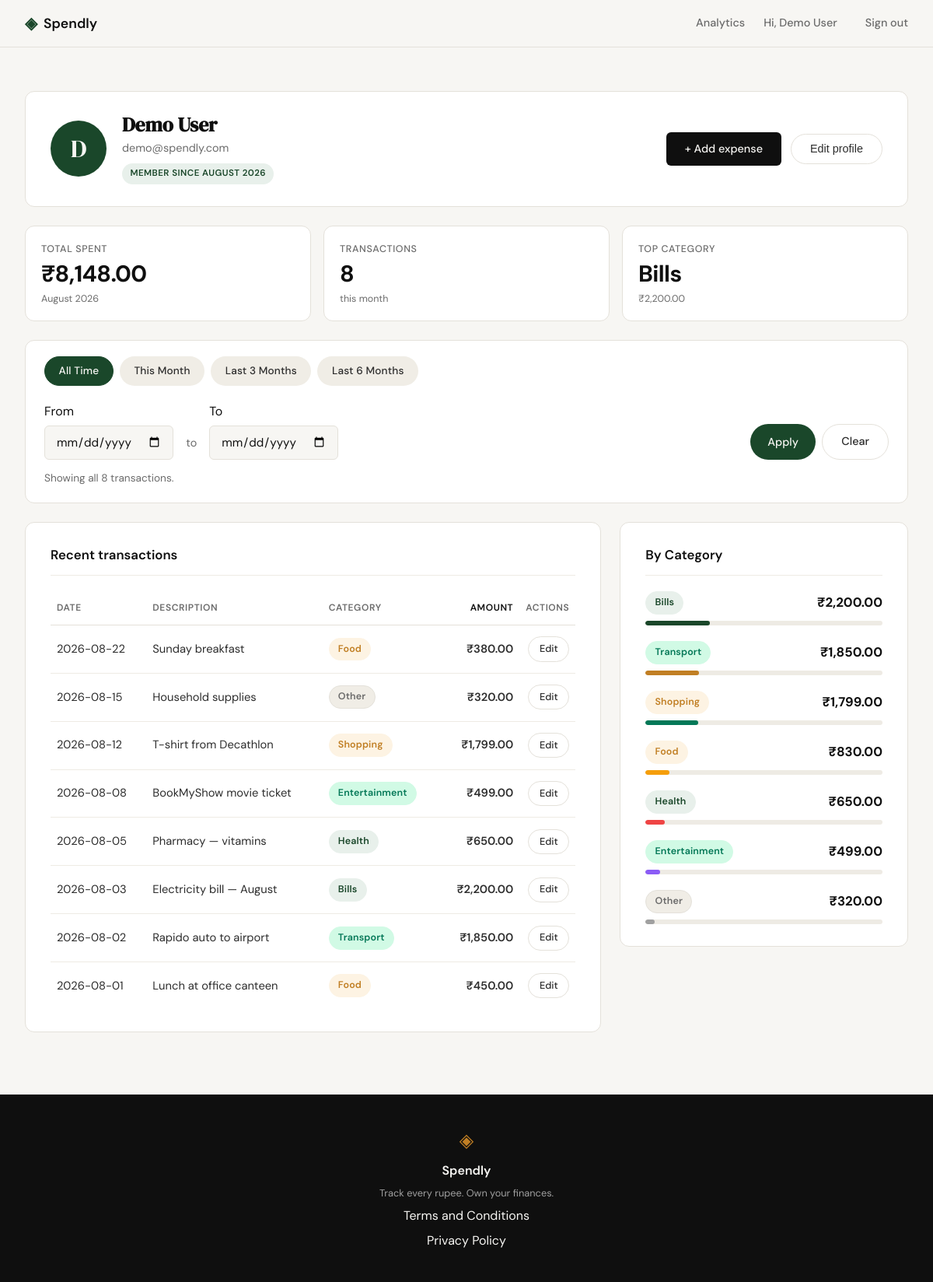
Screenshot of /profile (signed in) with the database file from the repository.
### tables this page shows
CREATE TABLE users (
    id INTEGER PRIMARY KEY AUTOINCREMENT,
    name TEXT NOT NULL,
    email TEXT UNIQUE NOT NULL,
    password_hash TEXT NOT NULL,
    created_at TEXT DEFAULT (datetime('now'))
);

CREATE TABLE expenses (
    id INTEGER PRIMARY KEY AUTOINCREMENT,
    user_id INTEGER NOT NULL,
    amount REAL NOT NULL,
    category TEXT NOT NULL,
    date TEXT NOT NULL,
    description TEXT,
    created_at TEXT DEFAULT (datetime('now')),
    FOREIGN KEY (user_id) REFERENCES users(id)
);

### app.py (the view)
@app.route("/profile")
def profile():
    if not session.get("user_id"):
        return redirect(url_for("login"))
    user_row = get_user_by_id(session["user_id"])
    if user_row is None:
        session.clear()
        return redirect(url_for("login"))
    preset_id = request.args.get("preset", "").strip()
    from_raw = request.args.get("from", "").strip()
    to_raw = request.args.get("to", "").strip()
    filter_error = None
    active_preset = None
    today = _today()
    preset_bounds = {
        "this_month":    (today.replace(day=1).isoformat(), today.isoformat()),
        "last_3_months": (_add_months(today, -3).isoformat(), today.isoformat()),
        "last_6_months": (_add_months(today, -6).isoformat(), today.isoformat()),
    }
    if not from_raw and not to_raw:
        if preset_id in preset_bounds:
            from_raw, to_raw = preset_bounds[preset_id]
            active_preset = preset_id
        elif preset_id == "" or preset_id == "all_time":
            active_preset = "all_time"
    from_bound = None
    to_bound = None
    from_display = ""
    to_display = ""
    if from_raw:
        if DATE_RE.fullmatch(from_raw):
            from_bound = from_raw
            from_display = from_raw
        else:
            filter_error = "Please enter valid dates (YYYY-MM-DD)."
    if to_raw:
        if DATE_RE.fullmatch(to_raw):
            to_bound = to_raw
            to_display = to_raw
        else:
            filter_error = "Please enter valid dates (YYYY-MM-DD)."
    if from_bound and to_bound and from_bound > to_bound:
        from_bound, to_bound = to_bound, from_bound
        from_display, to_display = to_display, from_display
        filter_error = "From date cannot be after To date."
    filter = {
        "from": from_display,
        "to": to_display,
        "is_active": bool((from_display or to_display) and active_preset != "all_time"),
    }
    name = user_row["name"]
    member_since = datetime.strptime(
        user_row["created_at"], "%Y-%m-%d %H:%M:%S"
    ).strftime("%B %Y")
    user = {
        "name": name,
        "email": user_row["email"],
        "member_since": member_since,
        "initial": name[0].upper() if name else "?",
    }
    user_stats = get_user_stats(
        session["user_id"], date_from=from_bound, date_to=to_bound
    )
    if user_stats["top_category"] is None:
        top_category_label = "—"
        top_category_meta = "—"
    else:
        top_category_label = user_stats["top_category"]
        top_category_meta = f"₹{user_stats['top_category_total']:,.2f}"
    stats = [
        {"label": "Total spent",  "value": f"₹{user_stats['total']:,.2f}", "meta": member_since},
        {"label": "Transactions", "value": str(user_stats["count"]),      "meta": "this month"},
        {"label": "Top category", "value": top_category_label,            "meta": top_category_meta},
    ]
    expense_rows = get_user_expenses(
        session["user_id"], date_from=from_bound, date_to=to_bound
    )
    filtered_count = len(expense_rows)
    grand_total = user_stats["total"]
    transactions = []
    for row in expense_rows:
        transactions.append({
            "id": row["id"],
            "date": row["date"],
            "description": row["description"] or "",
            "category": row["category"],
            "category_class": row["category"].lower(),
            "amount": f"₹{row['amount']:,.2f}",
        })
    by_category = {}
    for row in expense_rows:
        cat = row["category"]
        if cat not in by_category:
            by_category[cat] = {"total": 0.0, "count": 0}
        by_category[cat]["total"] += float(row["amount"])
        by_category[cat]["count"] += 1
    categories = []
    for cat, agg in sorted(by_category.items(), key=lambda kv: -kv[1]["total"]):
        if grand_total > 0:
            pct = round((agg["total"] / grand_total) * 100, 1)
        else:
            pct = 0.0
        categories.append({
            "name": cat,
            "total": f"₹{agg['total']:,.2f}",
            "count": agg["count"],
            "percentage": pct,
            "bar_class": cat.lower(),
        })
    return render_template(
        "profile.html",
        user=user,
        stats=stats,
        transactions=transactions,
        categories=categories,
        filter=filter,
        filtered_count=filtered_count,
        filter_error=filter_error,
        presets=PRESETS,
        active_preset=active_preset,
    )

### app.py (called while the page is built)
def _today():
    return date.today()

def _add_months(d, months):
    year = d.year + (d.month - 1 + months) // 12
    month = (d.month - 1 + months) % 12 + 1
    if month == 12:
        next_month_first = date(year + 1, 1, 1)
    else:
        next_month_first = date(year, month + 1, 1)
    last_day = (next_month_first - date(year, month, 1)).days
    return date(year, month, min(d.day, last_day))

### database/db.py (called while the page is built)
def get_db():
    conn = sqlite3.connect(DB_PATH)
    conn.row_factory = sqlite3.Row
    conn.execute("PRAGMA foreign_keys = ON")
    return conn

def get_user_by_id(user_id):
    conn = get_db()
    try:
        return conn.execute(
            "SELECT id, name, email, created_at FROM users WHERE id = ?",
            (user_id,),
        ).fetchone()
    finally:
        conn.close()

def get_user_expenses(user_id, date_from=None, date_to=None):
    conn = get_db()
    try:
        conditions = ["user_id = ?"]
        params = [user_id]
        if date_from:
            conditions.append("date >= ?")
            params.append(date_from)
        if date_to:
            conditions.append("date <= ?")
            params.append(date_to)
        sql = (
            "SELECT id, user_id, amount, category, date, description "
            "FROM expenses "
            "WHERE " + " AND ".join(conditions) + " "
            "ORDER BY date DESC, id DESC"
        )
        return conn.execute(sql, tuple(params)).fetchall()
    finally:
        conn.close()

### templates/profile.html (shortened to what this page needs)
{% extends "base.html" %}
{% block content %}
<section class="profile-section">
    <div class="profile-card profile-info-card">
        <div class="profile-info-left">
            <div class="profile-avatar" aria-hidden="true">{{ user.initial }}</div>
            <div class="profile-info-meta">
                <h2 class="profile-name">{{ user.name }}</h2>
                <p class="profile-email">{{ user.email }}</p>
                <span class="profile-member-since">Member since {{ user.member_since }}</span>
            </div>
        </div>
        <div class="profile-info-actions">
            <a href="{{ url_for('add_expense') }}" class="btn-primary">+ Add expense</a>
            <button type="button" class="btn-ghost" disabled title="Edit profile — coming in Step 5">Edit profile</button>
        </div>
    </div>
    <div class="profile-stats">
        {% for stat in stats %}
        <div class="profile-stat">
            <span class="profile-stat-label">{{ stat.label }}</span>
            <span class="profile-stat-value">{{ stat.value }}</span>
            <span class="profile-stat-meta">{{ stat.meta }}</span>
        </div>
        {% endfor %}
    </div>
    <div class="profile-filter-card">
        <div class="profile-presets" role="tablist" aria-label="Date range presets">
            {% for preset in presets %}
                {% set is_active = (preset.id == active_preset) %}
                <a class="profile-pill{% if is_active %} profile-pill--active{% endif %}"
                   role="tab"
                   aria-selected="{{ 'true' if is_active else 'false' }}"
                   href="{{ url_for('profile', preset=preset.id) }}">{{ preset.label }}</a>
            {% endfor %}
        </div>
        <form method="get" action="{{ url_for('profile') }}" class="profile-filter">
            <div class="profile-filter-field">
                <label for="filter_from">From</label>
                <input id="filter_from" name="from" type="date"
                       class="form-input profile-filter-input"
                       value="{{ filter.from or '' }}">
            </div>
            <span class="profile-filter-sep" aria-hidden="true">to</span>
            <div class="profile-filter-field">
                <label for="filter_to">To</label>
                <input id="filter_to" name="to" type="date"
                       class="form-input profile-filter-input"
                       value="{{ filter.to or '' }}">
            </div>
            <div class="profile-filter-actions">
                <button type="submit" class="btn-apply">Apply</button>
                <a class="btn-ghost" href="{{ url_for('profile') }}">Clear</a>
            </div>
        </form>
        {% if filter_error %}
            <p class="profile-filter-status profile-filter-status--danger">{{ filter_error }}</p>
        {% else %}
            <p class="profile-filter-status">Showing all {{ filtered_count }} transaction{{ '' if filtered_count == 1 else 's' }}.</p>
        {% endif %}
    </div>
    <div class="profile-tables-row">
        <div class="profile-card">
            <h3 class="profile-card-title">Recent transactions</h3>
            <div class="profile-table-wrap">
                <table class="profile-table">
                    <thead>
                        <tr>
                            <th>Date</th>
                            <th>Description</th>
                            <th>Category</th>
                            <th class="profile-table-num">Amount</th>
                            <th class="profile-table-actions-col">Actions</th>
                        </tr>
                    </thead>
                    <tbody>
                        {% for txn in transactions %}
                        <tr>
                            <td>{{ txn.date }}</td>
                            <td>{{ txn.description }}</td>
                            <td>
                                <span class="category-badge category-badge--{{ txn.category_class }}">
                                    {{ txn.category }}
                                </span>
                            </td>
                            <td class="profile-table-num">{{ txn.amount }}</td>
                            <td class="profile-table-actions">
                                <a class="profile-table-edit-link"
                                   href="{{ url_for('edit_expense', id=txn.id) }}"
                                   aria-label="Edit transaction from {{ txn.date }}">Edit</a>
                            </td>
                        </tr>
                        {% endfor %}
                    </tbody>
                </table>
            </div>
        </div>
        <div class="profile-card">
            <h3 class="profile-card-title">By Category</h3>
            <ul class="profile-category-list">
                {% for cat in categories %}
                <li class="profile-category-row">
                    <div class="profile-category-head">
                        <span class="category-badge category-badge--{{ cat.bar_class }}">
                            {{ cat.name }}
                        </span>
                        <span class="profile-category-total">{{ cat.total }}</span>
                    </div>
                    <div class="profile-category-track" aria-hidden="true">
                        <div class="profile-category-fill profile-category-fill--{{ cat.bar_class }}"
                             style="width: {{ cat.percentage }}%"></div>
                    </div>
                </li>
                {% endfor %}
            </ul>
        </div>
    </div>
</section>
{% endblock %}

### templates/base.html (shortened to what this page needs)
<!DOCTYPE html>
<html lang="en">
<head>
    <link rel="stylesheet" href="{{ url_for('static', filename='css/style.css') }}">
</head>
<body>
    <nav class="navbar">
        <div class="nav-inner">
            <a href="{{ url_for('landing') }}" class="nav-brand">
                <span class="brand-icon">◈</span>
                <span class="brand-name">Spendly</span>
            </a>
            <div class="nav-links">
                {% if session.user_id %}
                    <a href="{{ url_for('analytics') }}"
                       class="nav-link{% if request.endpoint == 'analytics' %} nav-link--active{% endif %}">Analytics</a>
                    <a href="{{ url_for('profile') }}" class="nav-greeting">Hi, {{ session.user_name }}</a>
                    <a href="{{ url_for('logout') }}">Sign out</a>
                {% else %}
                    <a href="{{ url_for('login') }}">Sign in</a>
                    <a href="{{ url_for('register') }}" class="nav-cta">Get started</a>
                {% endif %}
            </div>
        </div>
    </nav>
    <main class="main-content">
        {% block content %}{% endblock %}
    </main>
    <footer class="footer">
        <div class="footer-inner">
            <span class="brand-icon">◈</span>
            <span class="footer-name">Spendly</span>
            <p class="footer-copy">Track every rupee. Own your finances.</p>
                <a href="/terms">Terms and Conditions</a>
                <a href="/privacy">Privacy Policy</a>
        </div>
    </footer>
</body>
</html>

### rows the page displays
users: user_name "Demo User", name "Demo User", email "demo@spendly.com"
expenses: date "2026-08-22", description "Sunday breakfast", category "Food", amount "₹380.00", name "Food", total "₹830.00", {{ cat.percentage }} 10.2 (drawn)
expenses: date "2026-08-15", description "Household supplies", category "Other", amount "₹320.00", name "Other", total "₹320.00", {{ cat.percentage }} 3.9 (drawn)
expenses: date "2026-08-12", description "T-shirt from Decathlon", category "Shopping", amount "₹1,799.00", name "Shopping", total "₹1,799.00", {{ cat.percentage }} 22.1 (drawn)
expenses: date "2026-08-08", description "BookMyShow movie ticket", category "Entertainment", amount "₹499.00", name "Entertainment", total "₹499.00", {{ cat.percentage }} 6.1 (drawn)
expenses: date "2026-08-05", description "Pharmacy — vitamins", category "Health", amount "₹650.00", name "Health", total "₹650.00", {{ cat.percentage }} 8.0 (drawn)
expenses: date "2026-08-03", description "Electricity bill — August", category "Bills", amount "₹2,200.00", name "Bills", total "₹2,200.00", {{ cat.percentage }} 27.0 (drawn)
expenses: date "2026-08-02", description "Rapido auto to airport", category "Transport", amount "₹1,850.00", name "Transport", total "₹1,850.00", {{ cat.percentage }} 22.7 (drawn)
expenses: date "2026-08-01", description "Lunch at office canteen", category "Food", amount "₹450.00"

### other values shown
{{ user.initial }} "D"
{{ user.member_since }} "AUGUST 2026"
{{ stat.label }} "TOTAL SPENT" "TRANSACTIONS" "TOP CATEGORY"
{{ stat.value }} "₹8,148.00" "8" "Bills"
{{ stat.meta }} "August 2026" "this month" "₹2,200.00"
{{ preset.label }} "All Time" "This Month" "Last 3 Months" "Last 6 Months"
{{ filtered_count }} "8"
{{ '' if filtered_count == 1 else 's' }} "s"
